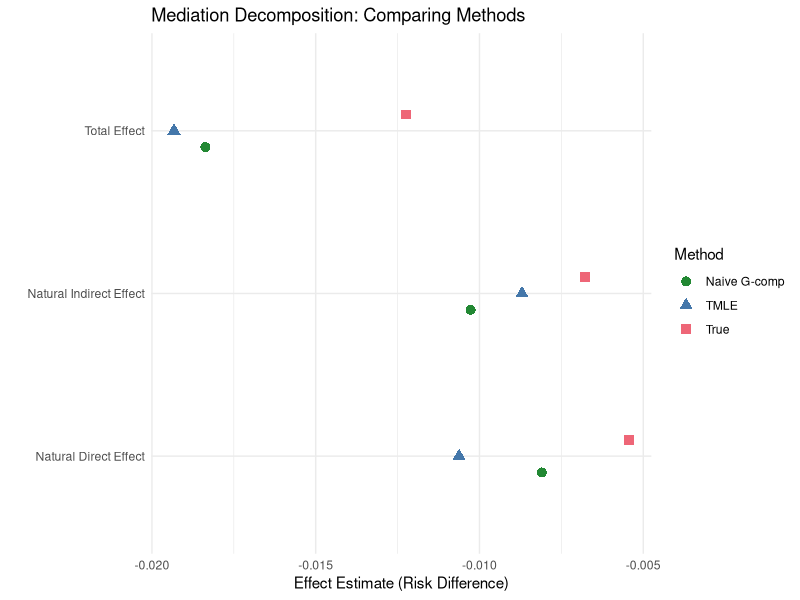
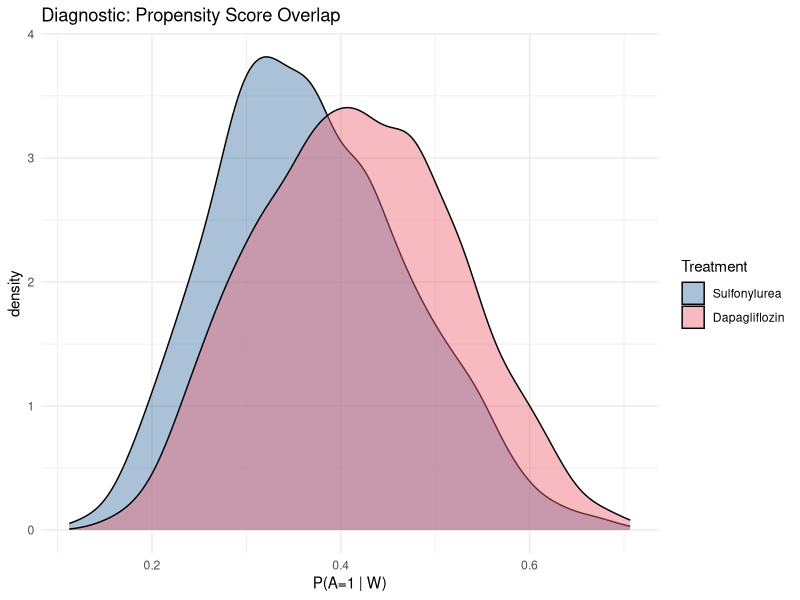
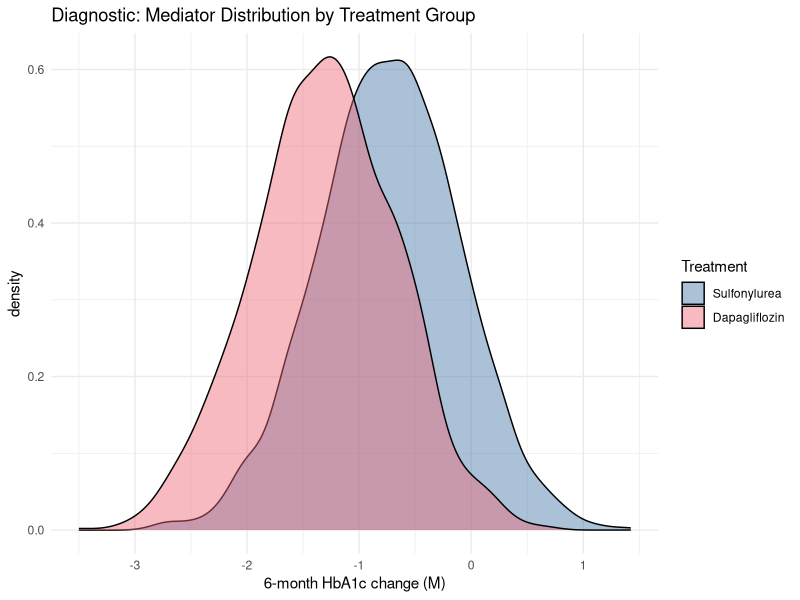
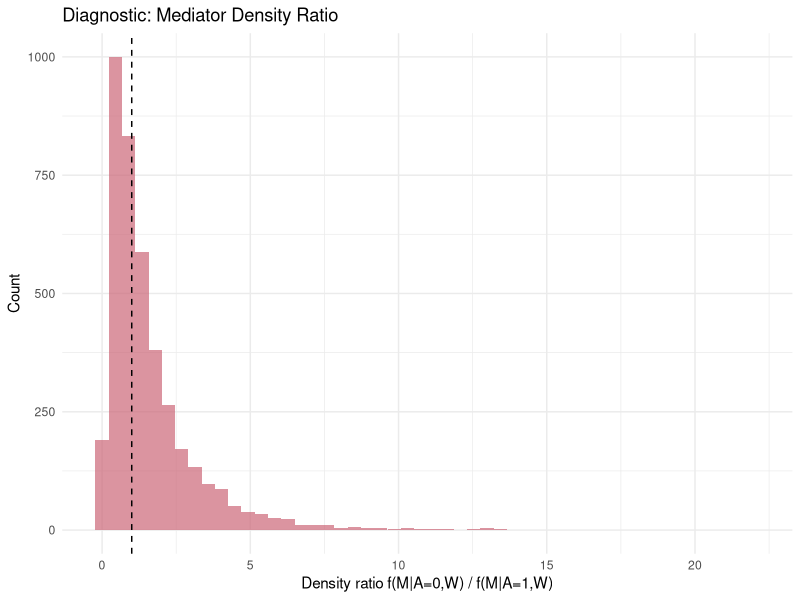
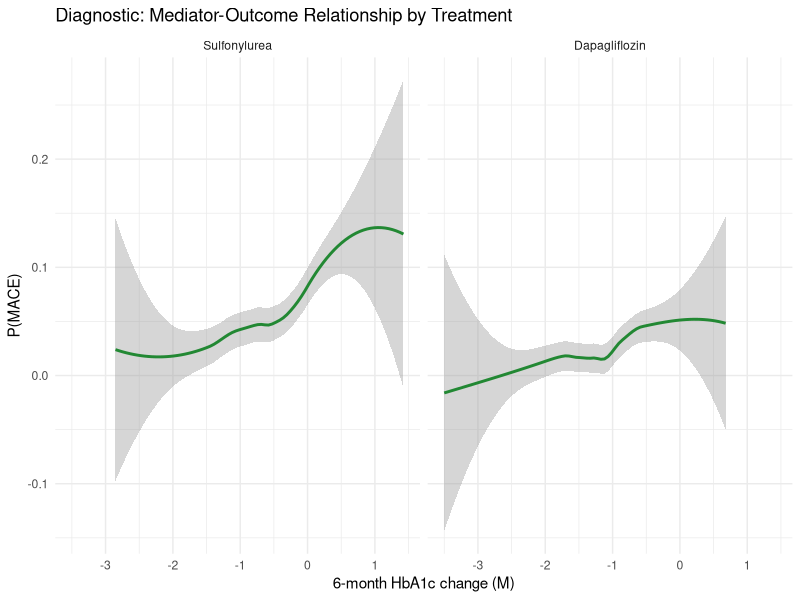

Source code (R) for these figures, in order:
## ---- chunk 1
#| include: false
knitr::opts_chunk$set(
  collapse = TRUE,
  comment = "#>",
  fig.width = 7,
  fig.height = 4,
  fig.align = "center",
  message = FALSE,
  warning = FALSE
)
## ---- chunk 2
library(tidyverse)
set.seed(2026)
n <- 4000

# --- Baseline confounders ---
age    <- rnorm(n, mean = 62, sd = 10)
bmi    <- rnorm(n, mean = 31, sd = 5)
hba1c_bl <- rnorm(n, mean = 8.2, sd = 1.3)   # baseline HbA1c
cvd    <- rbinom(n, 1, plogis(-3.5 + 0.04 * age + 0.03 * bmi))
egfr   <- pmax(15, rnorm(n, mean = 95 - 0.5 * (age - 60), sd = 15))
statin <- rbinom(n, 1, plogis(-1.5 + 1.8 * cvd + 0.02 * age))

# --- Treatment model ---
lp_trt <- -0.5 +
  -0.02 * (age - 62) +
  0.03 * (bmi - 31) +
  -0.1 * (hba1c_bl - 8.2) +
  -0.5 * cvd +
  0.015 * (egfr - 80)

A <- rbinom(n, 1, plogis(lp_trt))

# --- Mediator: 6-month HbA1c change ---
# Dapagliflozin lowers HbA1c more than sulfonylurea
# Negative values = improvement (reduction in HbA1c)
M <- rnorm(n,
  mean = -0.3 - 0.5 * A + 0.1 * (hba1c_bl - 8.2) - 0.005 * egfr +
         0.01 * (age - 62),
  sd = 0.6
)

# --- Outcome: 1-year MACE ---
# Direct effect of A (non-glycemic) + indirect effect through M
lp_out <- -3.5 +
  -0.25 * A +           # DIRECT effect (non-glycemic pathways)
  0.40 * M +            # mediator effect (higher HbA1c change → more MACE)
  0.04 * (age - 62) +
  0.02 * (bmi - 31) +
  0.90 * cvd +
  -0.01 * (egfr - 80) +
  0.25 * statin +
  0.15 * A * cvd        # treatment-confounder interaction on direct path

Y <- rbinom(n, 1, plogis(lp_out))

dat <- tibble(age, bmi, hba1c_bl, cvd, egfr, statin, A, M, Y)
## ---- chunk 3
# --- Compute true NDE and NIE from the structural model ---

# We need: E[M | A=0, W] and E[M | A=1, W]
M_mean_A0 <- -0.3 - 0.5 * 0 + 0.1 * (hba1c_bl - 8.2) - 0.005 * egfr +
              0.01 * (age - 62)
M_mean_A1 <- -0.3 - 0.5 * 1 + 0.1 * (hba1c_bl - 8.2) - 0.005 * egfr +
              0.01 * (age - 62)

# Monte Carlo integration over M distribution
set.seed(999)
n_mc <- 50  # MC samples per observation

true_nde_vals <- numeric(n)
true_nie_vals <- numeric(n)
true_te_vals  <- numeric(n)

for (i in 1:n) {
  # Sample M values from P(M | A=0, W)
  m_samples_A0 <- rnorm(n_mc, mean = M_mean_A0[i], sd = 0.6)
  # Sample M values from P(M | A=1, W)
  m_samples_A1 <- rnorm(n_mc, mean = M_mean_A1[i], sd = 0.6)

  w_vec <- c(age[i], bmi[i], cvd[i], egfr[i], statin[i])

  # E[Y(1, M(0))] - average over M drawn from P(M|A=0,W)
  lp_1_m0 <- -3.5 + -0.25 * 1 + 0.40 * m_samples_A0 +
              0.04 * (w_vec[1] - 62) + 0.02 * (w_vec[2] - 31) +
              0.90 * w_vec[3] + -0.01 * (w_vec[4] - 80) +
              0.25 * w_vec[5] + 0.15 * 1 * w_vec[3]
  EY_1_M0 <- mean(plogis(lp_1_m0))

  # E[Y(0, M(0))]
  lp_0_m0 <- -3.5 + -0.25 * 0 + 0.40 * m_samples_A0 +
              0.04 * (w_vec[1] - 62) + 0.02 * (w_vec[2] - 31) +
              0.90 * w_vec[3] + -0.01 * (w_vec[4] - 80) +
              0.25 * w_vec[5] + 0.15 * 0 * w_vec[3]
  EY_0_M0 <- mean(plogis(lp_0_m0))

  # E[Y(1, M(1))]
  lp_1_m1 <- -3.5 + -0.25 * 1 + 0.40 * m_samples_A1 +
              0.04 * (w_vec[1] - 62) + 0.02 * (w_vec[2] - 31) +
              0.90 * w_vec[3] + -0.01 * (w_vec[4] - 80) +
              0.25 * w_vec[5] + 0.15 * 1 * w_vec[3]
  EY_1_M1 <- mean(plogis(lp_1_m1))

  true_nde_vals[i] <- EY_1_M0 - EY_0_M0
  true_nie_vals[i] <- EY_1_M1 - EY_1_M0
  true_te_vals[i]  <- EY_1_M1 - EY_0_M0
}

true_NDE <- mean(true_nde_vals)
true_NIE <- mean(true_nie_vals)
true_TE  <- mean(true_te_vals)

cat("True Total Effect: ", round(true_TE, 4), "\n")
cat("True NDE (direct): ", round(true_NDE, 4), "\n")
cat("True NIE (via M):  ", round(true_NIE, 4), "\n")
cat("NDE + NIE:         ", round(true_NDE + true_NIE, 4), "\n")
cat("Proportion mediated:", round(true_NIE / true_TE * 100, 1), "%\n")
## ---- chunk 4
# Step 1: Total effect
total_mod <- glm(Y ~ A + age + bmi + hba1c_bl + cvd + egfr + statin,
                 family = binomial, data = dat)

# Step 2: Mediator model
med_mod <- lm(M ~ A + age + bmi + hba1c_bl + cvd + egfr + statin,
              data = dat)

# Step 3: Outcome model with mediator
full_mod <- glm(Y ~ A + M + age + bmi + hba1c_bl + cvd + egfr + statin,
                family = binomial, data = dat)

cat("--- Baron-Kenny style coefficients ---\n")
cat("Total effect (A in model without M):", round(coef(total_mod)["A"], 3), "(log-OR)\n")
cat("Direct effect (A in model with M):  ", round(coef(full_mod)["A"], 3), "(log-OR)\n")
cat("Mediator effect (M on Y):           ", round(coef(full_mod)["M"], 3), "(log-OR)\n")
cat("Treatment on mediator:              ", round(coef(med_mod)["A"], 3), "(mean change)\n")
## ---- chunk 5
# Outcome model including the mediator
q_med_mod <- glm(Y ~ A + M + age + bmi + hba1c_bl + cvd + egfr + statin +
                   A:cvd,
                 family = binomial, data = dat)

# Mediator model
m_mod <- lm(M ~ A + age + bmi + hba1c_bl + egfr, data = dat)

# Predicted mediator values under A=0 and A=1
M_hat_A0 <- predict(m_mod, newdata = dat %>% mutate(A = 0))
M_hat_A1 <- predict(m_mod, newdata = dat %>% mutate(A = 1))

# E[Y(1, M(0))]: set A=1, M=M_hat_A0
EY_1_M0 <- mean(predict(q_med_mod,
  newdata = dat %>% mutate(A = 1, M = M_hat_A0),
  type = "response"))

# E[Y(0, M(0))]: set A=0, M=M_hat_A0
EY_0_M0 <- mean(predict(q_med_mod,
  newdata = dat %>% mutate(A = 0, M = M_hat_A0),
  type = "response"))

# E[Y(1, M(1))]: set A=1, M=M_hat_A1
EY_1_M1 <- mean(predict(q_med_mod,
  newdata = dat %>% mutate(A = 1, M = M_hat_A1),
  type = "response"))

naive_NDE <- EY_1_M0 - EY_0_M0
naive_NIE <- EY_1_M1 - EY_1_M0
naive_TE  <- EY_1_M1 - EY_0_M0

cat("Naive G-comp NDE:", round(naive_NDE, 4), " (true:", round(true_NDE, 4), ")\n")
cat("Naive G-comp NIE:", round(naive_NIE, 4), " (true:", round(true_NIE, 4), ")\n")
cat("Naive G-comp TE: ", round(naive_TE, 4),  " (true:", round(true_TE, 4), ")\n")
## ---- chunk 6
logit <- function(p) log(p / (1 - p))

# Outcome model: includes treatment, mediator, and confounders
q_mod <- glm(Y ~ A + M + age + bmi + hba1c_bl + cvd + egfr + statin +
               A:cvd + A:M,
             family = binomial, data = dat)

# Predict at observed values
QAM_init <- predict(q_mod, type = "response")

# Predict under counterfactual treatment values (keeping M observed)
Q1M_init <- predict(q_mod, newdata = dat %>% mutate(A = 1), type = "response")
Q0M_init <- predict(q_mod, newdata = dat %>% mutate(A = 0), type = "response")

cat("Q(A,M,W) range:", round(range(QAM_init), 4), "\n")
## ---- chunk 7
# Mediator model: how does M depend on A and W?
m_mod <- lm(M ~ A + age + bmi + hba1c_bl + egfr, data = dat)
sigma_m <- sigma(m_mod)

# Predicted mediator mean under A=0 and A=1
M_mean_a0 <- predict(m_mod, newdata = dat %>% mutate(A = 0))
M_mean_a1 <- predict(m_mod, newdata = dat %>% mutate(A = 1))

# Density of observed M under each treatment condition
# P(M_obs | A=0, W) and P(M_obs | A=1, W)
dens_M_A0 <- dnorm(dat$M, mean = M_mean_a0, sd = sigma_m)
dens_M_A1 <- dnorm(dat$M, mean = M_mean_a1, sd = sigma_m)

cat("Mean mediator shift (A=1 vs A=0):", round(mean(M_mean_a1 - M_mean_a0), 3), "\n")
## ---- chunk 8
g_mod <- glm(A ~ age + bmi + hba1c_bl + cvd + egfr + statin,
             family = binomial, data = dat)

ps <- predict(g_mod, type = "response")
ps <- pmax(0.01, pmin(0.99, ps))

cat("Propensity score range:", round(range(ps), 3), "\n")
## ---- chunk 9
# Density ratio: P(M | A=0, W) / P(M | A=1, W)
# This ratio "transports" the mediator distribution from control to treatment
density_ratio <- dens_M_A0 / pmax(dens_M_A1, 1e-10)

# Clever covariate for NDE
H_NDE <- dat$A * density_ratio / ps - (1 - dat$A) / (1 - ps)

# Clever covariate for NIE
H_NIE <- dat$A / ps - dat$A * density_ratio / ps

cat("Density ratio range:", round(range(density_ratio), 3), "\n")
cat("H_NDE range:", round(range(H_NDE), 2), "\n")
cat("H_NIE range:", round(range(H_NIE), 2), "\n")
## ---- chunk 10
# Fluctuation for NDE
fluc_nde <- glm(dat$Y ~ -1 + offset(logit(QAM_init)) + H_NDE,
                family = binomial)
eps_nde <- coef(fluc_nde)

cat("Epsilon NDE:", round(eps_nde, 5), "\n")

# Update Q predictions
Q1M_star_nde <- plogis(logit(Q1M_init) + eps_nde * density_ratio / ps)
Q0M_star_nde <- plogis(logit(Q0M_init) + eps_nde * (-1 / (1 - ps)))
## ---- chunk 11
# For the NDE, we need E[Q*(1,M,W)] where M ~ P(M|A=0,W)
# We use the density-ratio weighted average among treated
# and the direct average among controls

# Approach: Monte Carlo integration over P(M | A=0, W)
set.seed(42)
n_mc <- 30

nde_mc <- numeric(n)
for (i in 1:n) {
  m_draws <- rnorm(n_mc, mean = M_mean_a0[i], sd = sigma_m)

  # Density ratio for each MC draw: f(m|A=0,W) / f(m|A=1,W)
  dr_draws <- dnorm(m_draws, mean = M_mean_a0[i], sd = sigma_m) /
              pmax(dnorm(m_draws, mean = M_mean_a1[i], sd = sigma_m), 1e-10)

  # Q*(1, m, W) for each m draw
  # H_NDE at (A=1, m) = density_ratio(m) / ps
  newdat_1 <- dat[rep(i, n_mc), ] %>% mutate(A = 1, M = m_draws)
  q1m <- predict(q_mod, newdata = newdat_1, type = "response")
  q1m_star <- plogis(logit(q1m) + eps_nde * dr_draws / ps[i])

  # Q*(0, m, W) for each m draw
  # H_NDE at (A=0, m) = -1 / (1 - ps)
  newdat_0 <- dat[rep(i, n_mc), ] %>% mutate(A = 0, M = m_draws)
  q0m <- predict(q_mod, newdata = newdat_0, type = "response")
  q0m_star <- plogis(logit(q0m) + eps_nde * (-1 / (1 - ps[i])))

  nde_mc[i] <- mean(q1m_star) - mean(q0m_star)
}

tmle_NDE <- mean(nde_mc)
cat("TMLE NDE:", round(tmle_NDE, 4), " (true:", round(true_NDE, 4), ")\n")
## ---- chunk 12
# Fluctuation for NIE
fluc_nie <- glm(dat$Y ~ -1 + offset(logit(QAM_init)) + H_NIE,
                family = binomial)
eps_nie <- coef(fluc_nie)
cat("Epsilon NIE:", round(eps_nie, 5), "\n")

# Monte Carlo integration for NIE
nie_mc <- numeric(n)
for (i in 1:n) {
  # M draws from P(M|A=1,W)
  m_draws_a1 <- rnorm(n_mc, mean = M_mean_a1[i], sd = sigma_m)
  # M draws from P(M|A=0,W)
  m_draws_a0 <- rnorm(n_mc, mean = M_mean_a0[i], sd = sigma_m)

  # Density ratios for each draw: f(m|A=0,W) / f(m|A=1,W)
  dr_a1 <- dnorm(m_draws_a1, mean = M_mean_a0[i], sd = sigma_m) /
           pmax(dnorm(m_draws_a1, mean = M_mean_a1[i], sd = sigma_m), 1e-10)
  dr_a0 <- dnorm(m_draws_a0, mean = M_mean_a0[i], sd = sigma_m) /
           pmax(dnorm(m_draws_a0, mean = M_mean_a1[i], sd = sigma_m), 1e-10)

  # Q*(1, M(1), W) - Q*(1, M(0), W)
  # H_NIE at (A=1, m) = (1 - density_ratio(m)) / ps
  newdat_1_m1 <- dat[rep(i, n_mc), ] %>% mutate(A = 1, M = m_draws_a1)
  newdat_1_m0 <- dat[rep(i, n_mc), ] %>% mutate(A = 1, M = m_draws_a0)

  q_m1 <- predict(q_mod, newdata = newdat_1_m1, type = "response")
  q_m0 <- predict(q_mod, newdata = newdat_1_m0, type = "response")

  q_m1_star <- plogis(logit(q_m1) + eps_nie * (1 - dr_a1) / ps[i])
  q_m0_star <- plogis(logit(q_m0) + eps_nie * (1 - dr_a0) / ps[i])

  nie_mc[i] <- mean(q_m1_star) - mean(q_m0_star)
}

tmle_NIE <- mean(nie_mc)
tmle_TE  <- tmle_NDE + tmle_NIE

cat("TMLE NIE:", round(tmle_NIE, 4), " (true:", round(true_NIE, 4), ")\n")
cat("TMLE TE: ", round(tmle_TE, 4),  " (true:", round(true_TE, 4), ")\n")
## ---- chunk 13
results <- tibble(
  Effect = rep(c("Total Effect", "Natural Direct Effect", "Natural Indirect Effect"), 3),
  Method = rep(c("True", "Naive G-comp", "TMLE"), each = 3),
  Estimate = c(
    true_TE, true_NDE, true_NIE,
    naive_TE, naive_NDE, naive_NIE,
    tmle_TE, tmle_NDE, tmle_NIE
  )
)

results %>%
  pivot_wider(names_from = Method, values_from = Estimate) %>%
  mutate(across(where(is.numeric), ~round(., 4)))
## ---- chunk 14
# Visualization
ggplot(results, aes(x = Estimate, y = Effect, color = Method, shape = Method)) +
  geom_point(size = 3, position = position_dodge(width = 0.3)) +
  labs(
    x = "Effect Estimate (Risk Difference)",
    y = "",
    title = "Mediation Decomposition: Comparing Methods"
  ) +
  theme_minimal() +
  scale_color_manual(values = c("#228833", "#4477AA", "#EE6677"))
## ---- chunk 15
# Proportion mediated
cat("\n=== Proportion Mediated ===\n")
cat("True:       ", round(true_NIE / true_TE * 100, 1), "%\n")
cat("Naive G-comp:", round(naive_NIE / naive_TE * 100, 1), "%\n")
cat("TMLE:       ", round(tmle_NIE / tmle_TE * 100, 1), "%\n")
## ---- chunk 16
ggplot(dat, aes(x = ps, fill = factor(A, labels = c("Sulfonylurea", "Dapagliflozin")))) +
  geom_density(alpha = 0.45) +
  labs(
    x = "P(A=1 | W)", fill = "Treatment",
    title = "Diagnostic: Propensity Score Overlap"
  ) +
  theme_minimal() +
  scale_fill_manual(values = c("#4477AA", "#EE6677"))
## ---- chunk 17
ggplot(dat, aes(x = M, fill = factor(A, labels = c("Sulfonylurea", "Dapagliflozin")))) +
  geom_density(alpha = 0.45) +
  labs(
    x = "6-month HbA1c change (M)",
    fill = "Treatment",
    title = "Diagnostic: Mediator Distribution by Treatment Group"
  ) +
  theme_minimal() +
  scale_fill_manual(values = c("#4477AA", "#EE6677"))
## ---- chunk 18
ggplot(tibble(r = density_ratio), aes(x = r)) +
  geom_histogram(bins = 50, fill = "#CC6677", alpha = 0.7) +
  geom_vline(xintercept = 1, linetype = "dashed") +
  labs(
    x = "Density ratio f(M|A=0,W) / f(M|A=1,W)",
    y = "Count",
    title = "Diagnostic: Mediator Density Ratio"
  ) +
  theme_minimal()

cat("Density ratio summary:\n")
summary(density_ratio)
cat("Proportion > 3:", round(mean(density_ratio > 3), 3), "\n")
## ---- chunk 19
# Check that M actually predicts Y (otherwise no mediation to find)
ggplot(dat, aes(x = M, y = Y)) +
  geom_smooth(method = "loess", se = TRUE, color = "#228833") +
  facet_wrap(~factor(A, labels = c("Sulfonylurea", "Dapagliflozin"))) +
  labs(
    x = "6-month HbA1c change (M)",
    y = "P(MACE)",
    title = "Diagnostic: Mediator-Outcome Relationship by Treatment"
  ) +
  theme_minimal()
## ---- chunk 20
sessionInfo()
